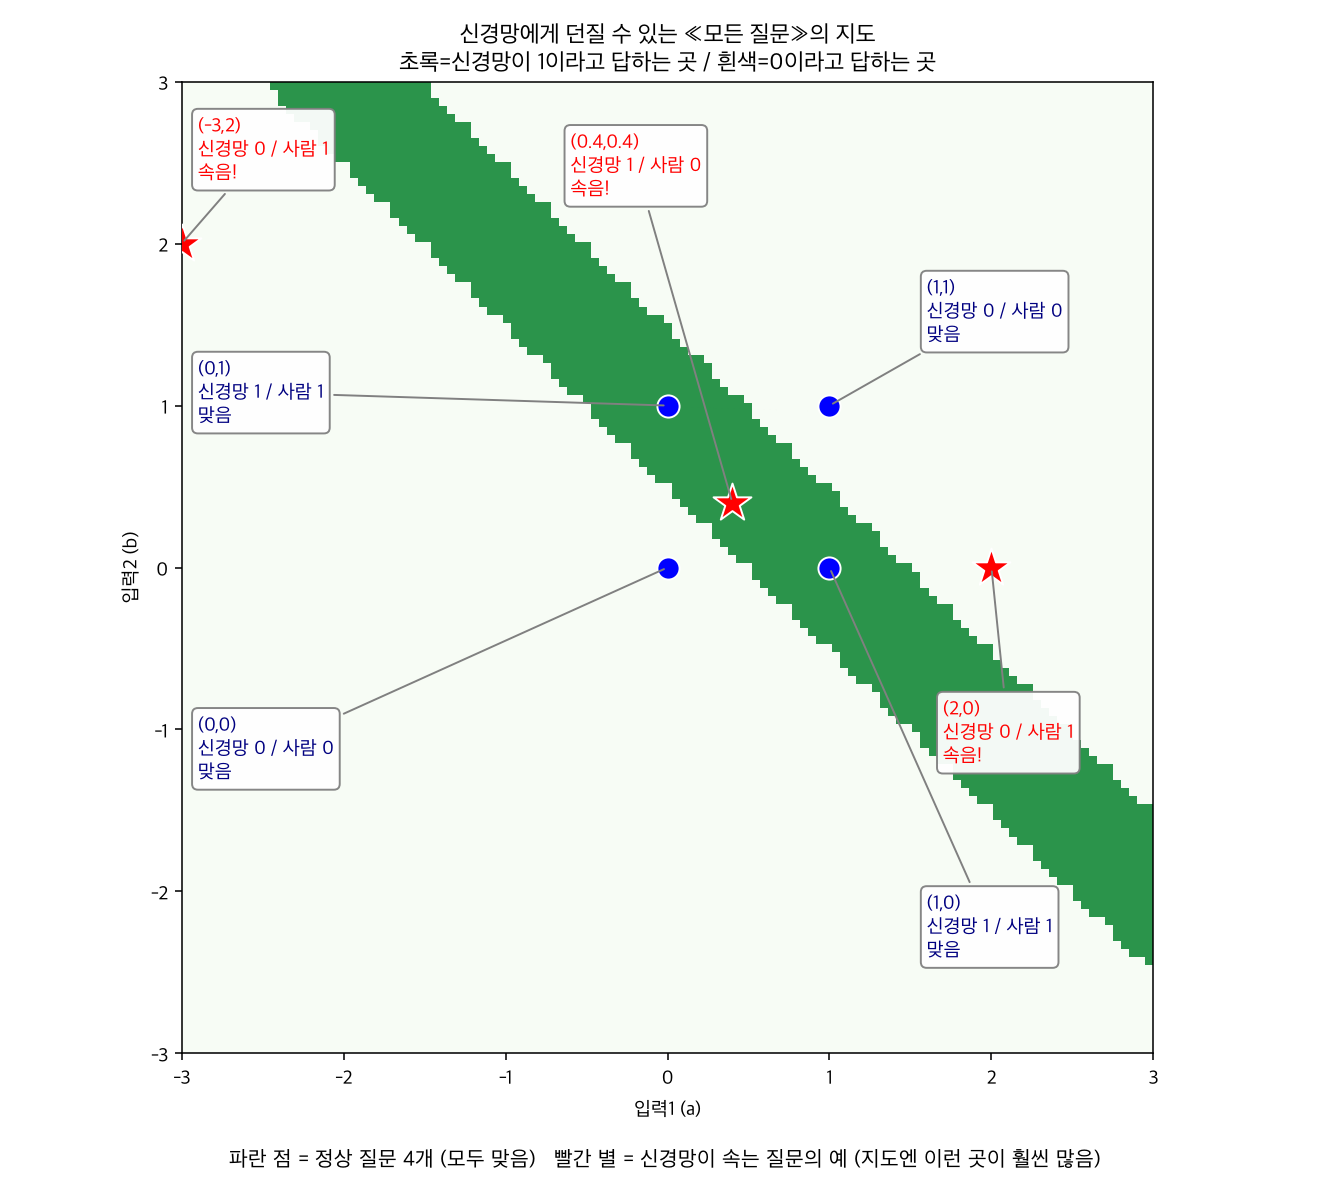

Reproduce this figure in Python.
"""
쉬운 버전 -- «신경망에게 던질 수 있는 모든 질문의 지도» 위에 대표 질문 몇 개만 찍어서 보기

읽는 법:
  - 지도의 점 하나 = 신경망에게 던지는 질문 하나 (가로=입력1 a, 세로=입력2 b)
  - 초록색 = 신경망이 «1» 이라고 답하는 곳, 흰색 = «0» 이라고 답하는 곳
  - 파란 점 = 정상 질문 4개 (0과 1만 쓰는 XOR 문제), 빨간 별 = 신경망이 속는 질문의 예
흐름: 1) 지도 전체를 신경망 답으로 색칠 2) 정상 질문과 문제 질문을 찍고, 신경망의 답과 사람의 기대를 글로 붙인다.
결과 그림: probe_map_simple.png
"""
import numpy as np
import matplotlib
matplotlib.use("Agg")
import matplotlib.pyplot as plt
from layer import layer
plt.rcParams["font.family"] = "Apple SD Gothic Neo"
plt.rcParams["axes.unicode_minus"] = False

w1 = np.array([[1, 1], [1, 1]]); t1 = np.array([0.5, 1.5])
w2 = np.array([[1], [-1]]);      t2 = np.array([0.5])

def xor_net(a, b):
    return int(layer(layer(np.array([a, b]), w1, t1), w2, t2)[0])

def human_xor(a, b):
    return int((a > 0.5) != (b > 0.5))

# 지도 색칠: 격자의 모든 점에서 신경망 답을 구한다
# [문법] 리스트 컴프리헨션 [식 for 변수 in 목록] : for 문으로 하나씩 돌며 식의 결과를 모아 리스트로 만드는 한 줄 문법.
# [예시] [x * 2 for x in [1, 2, 3]] -> [2, 4, 6].  여기선 b 한 줄(가로 121칸)을 만들고, 그 줄을 b 값마다 쌓아 2차원 지도를 만든다.
grid = np.linspace(-3, 3, 121)
net_map = np.array([[xor_net(a, b) for a in grid] for b in grid])

fig, ax = plt.subplots(figsize=(9.5, 8.5))
ax.imshow(net_map, origin="lower", extent=[-3, 3, -3, 3], cmap="Greens", vmin=0, vmax=1.4)

normal = [(0, 0), (0, 1), (1, 0), (1, 1)]
tricky = [(2, 0), (-3, 2), (0.4, 0.4)]
# [문법] 튜플 두 개를 쓰는 for 문: for (a, b), color in ... 처럼 괄호 안 값과 바깥 값을 한꺼번에 받을 수 있다.
for (a, b), color, marker, size in [(p, "blue", "o", 130) for p in normal] + [(p, "red", "*", 420) for p in tricky]:
    ax.scatter(a, b, s=size, c=color, marker=marker, zorder=5, edgecolors="white")
    net, human = xor_net(a, b), human_xor(a, b)
    verdict = "맞음" if net == human else "속음!"
    # [예시] (2, 0): 신경망 0, 사람 기대 1 -> «속음!»
    # [문법] dict(딕셔너리) {키: 값}: 점마다 «글상자를 놓을 위치»를 따로 적어 두고 키로 꺼내 쓴다. (Swift의 [Key: Value] 와 같음)
    # 글상자끼리 겹치지 않게 위치를 손으로 정했고, 화살표로 어느 점의 글인지 이어 준다.
    label_pos = {
        (0, 0): (-2.9, -1.3), (1, 0): (1.6, -2.4), (0, 1): (-2.9, 0.9), (1, 1): (1.6, 1.4),
        (2, 0): (1.7, -1.2), (-3, 2): (-2.9, 2.4), (0.4, 0.4): (-0.6, 2.3),
    }
    ax.annotate(f"({a},{b})\n신경망 {net} / 사람 {human}\n{verdict}", xy=(a, b), xytext=label_pos[(a, b)],
                fontsize=10, color="red" if verdict != "맞음" else "navy", zorder=6,
                arrowprops=dict(arrowstyle="-", color="gray"),
                bbox=dict(boxstyle="round", fc="white", ec="gray", alpha=0.95))

ax.set_xlim(-3, 3); ax.set_ylim(-3, 3)
ax.set_xlabel("입력1 (a)"); ax.set_ylabel("입력2 (b)")
ax.set_title("신경망에게 던질 수 있는 «모든 질문»의 지도\n초록=신경망이 1이라고 답하는 곳 / 흰색=0이라고 답하는 곳", fontsize=12)
fig.text(0.5, 0.02, "파란 점 = 정상 질문 4개 (모두 맞음)   빨간 별 = 신경망이 속는 질문의 예 (지도엔 이런 곳이 훨씬 많음)", ha="center", fontsize=11)
fig.tight_layout(rect=(0, 0.04, 1, 1))
fig.savefig("probe_map_simple.png", dpi=140)
print("saved: probe_map_simple.png")
